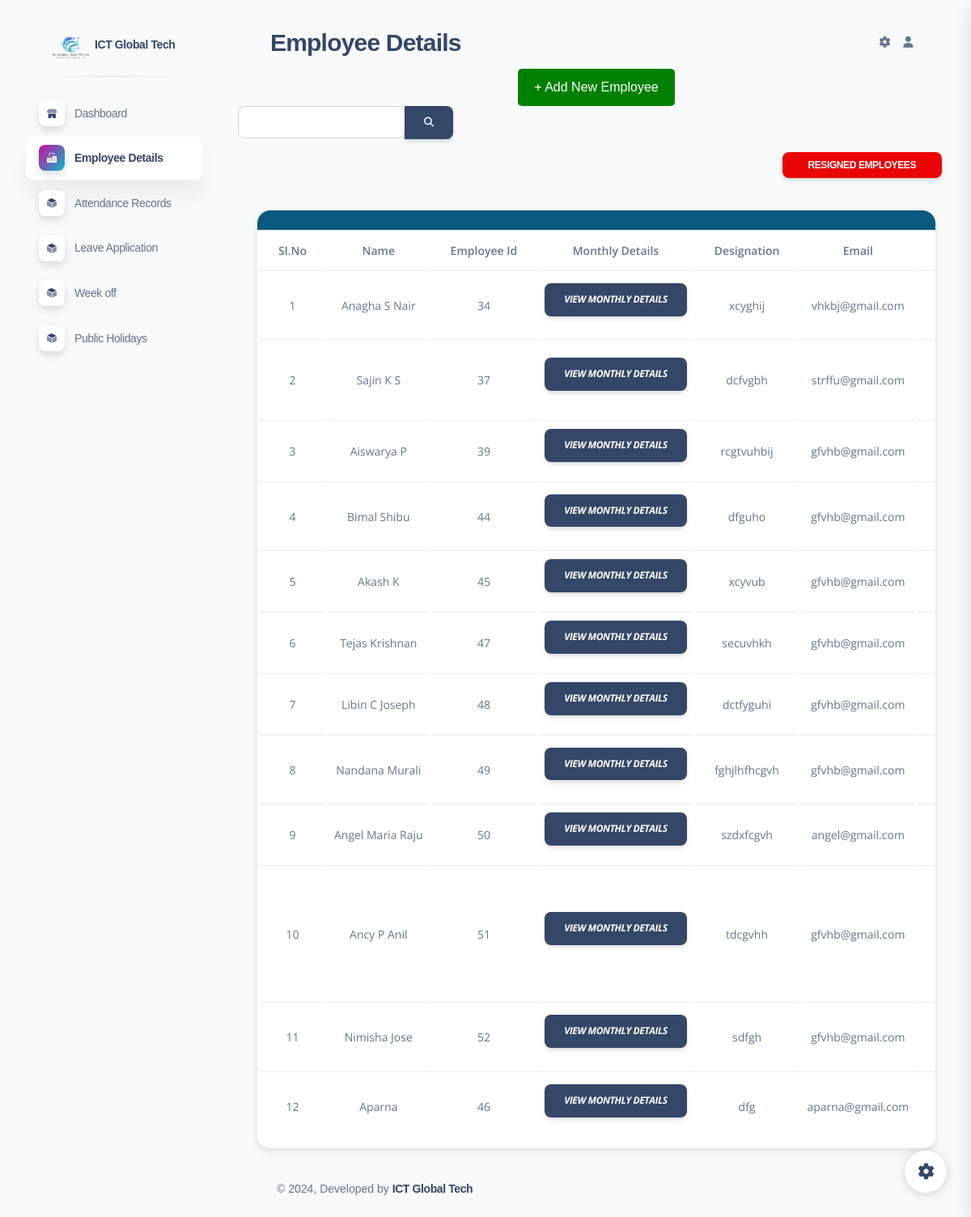
/employeedetails/, run on the app's committed database.
### attendance_app/models.py (models this page shows)
class regmodel(models.Model):
    name=models.CharField(max_length=30)
    employeeid=models.CharField(max_length=30)
    designation=models.CharField(max_length=30)
    email=models.EmailField()
    bloodgroup=models.CharField(max_length=10)
    phonenumber=models.IntegerField()
    dateofbirth=models.CharField(max_length=30)
    joiningdate=models.CharField(max_length=30)
    image=models.FileField(upload_to='attendance_app/static')
    accountnumber=models.IntegerField()
    bankname=models.CharField(max_length=100)
    branch=models.CharField(max_length=30)
    ifsccode=models.IntegerField()
    salary=models.IntegerField()
    password=models.CharField(max_length=10)
    status = models.CharField(max_length=20, default='Active')
    logintime = models.CharField(max_length=20)
    address = models.CharField(max_length=1000)

### attendance_app/views.py (the view, shortened to what this page needs)
# urls.py: path('employeedetails/',views.employeedetails),
def employeedetails(request):
    a = regmodel.objects.filter(status__in=['Active', 'Inactive'])
    uid = []
    nme = []
    emid = []
    dsg = []
    eml = []
    blg = []
    phno = []
    db = []
    jnd = []
    img = []
    accno = []
    bknm = []
    brc = []
    ifs = []
    sl = []
    lgt = []
    adr = []
    s = []
    for i in a:
        id = i.id
        uid.append(id)
        nm = i.name
        nme.append(nm)
        eid = i.employeeid
        emid.append(eid)
        ds = i.designation
        dsg.append(ds)
        em = i.email
        eml.append(em)
        bg = i.bloodgroup
        blg.append(bg)
        phn = i.phonenumber
        phno.append(phn)
        dob = i.dateofbirth
        db.append(dob)
        jn = i.joiningdate
        jnd.append(jn)
        im = str(i.image).split('/')[-1]
        img.append(im)
        acno = i.accountnumber
        accno.append(acno)
        bnknm = i.bankname
        bknm.append(bnknm)
        br = i.branch
        brc.append(br)
        ifsc = i.ifsccode
        ifs.append(ifsc)
        sal = i.salary
        sl.append(sal)
        lg = i.logintime
        lgt.append(lg)
        add = i.address
        adr.append(add)
        sts= i.status
        s.append(sts)
    pair = zip(uid, nme, emid, dsg, eml, blg, phno, db, jnd, img, accno, bknm, brc, ifs, sl, lgt, adr, s)
    return render(request, 'employeedetails.html', {'a': pair})

### attendance_app/templates/employeedetails.html (shortened to what this page needs)
<!DOCTYPE html>
{%load static%}
<html lang="en">
<head>
  <link href=" /static/assets/css/nucleo-icons.css" rel="stylesheet" />
  <link href=" /static/assets/css/nucleo-svg.css" rel="stylesheet" />
  <link href=" /static/assets/css/nucleo-svg.css" rel="stylesheet" />
  <link id="pagestyle" href=" /static/assets/css/soft-ui-dashboard.css?v=1.0.7" rel="stylesheet" />
</head>
<body class="g-sidenav-show  bg-gray-100">
  <aside class="sidenav navbar navbar-vertical navbar-expand-xs border-0 border-radius-xl my-3 fixed-start ms-3 " id="sidenav-main">
    <div class="sidenav-header">
      <a class="navbar-brand m-0" href=" " target="_blank">
        <img src="  /static/ict logo.png " class="navbar-brand-img h-100" alt="main_logo">
        <span class="ms-1 font-weight-bold">ICT Global Tech</span>
      </a>
    </div>
    <hr class="horizontal dark mt-0">
    <div class="collapse navbar-collapse  w-auto " id="sidenav-collapse-main">
      <ul class="navbar-nav">
        <li class="nav-item">
          <a class="nav-link" href="/admindashboard/">
            <div class="icon icon-shape icon-sm shadow border-radius-md bg-white text-center me-2 d-flex align-items-center justify-content-center">
            </div>
            <span class="nav-link-text ms-1">Dashboard</span>
          </a>
        </li>
        <li class="nav-item">
          <a class="nav-link active" href="/employeedetails/">
            <div class="icon icon-shape icon-sm shadow border-radius-md bg-white text-center me-2 d-flex align-items-center justify-content-center">
            </div>
            <span class="nav-link-text ms-1">Employee Details</span>
          </a>
        </li>
        <li class="nav-item">
          <a class="nav-link  " href="/display_attendance/">
            <div class="icon icon-shape icon-sm shadow border-radius-md bg-white text-center me-2 d-flex align-items-center justify-content-center">
            </div>
            <span class="nav-link-text ms-1">Attendance Records</span>
          </a>
        </li>
        <li class="nav-item">
          <a class="nav-link  " href="/leavedisplay/">
            <div class="icon icon-shape icon-sm shadow border-radius-md bg-white text-center me-2 d-flex align-items-center justify-content-center">
            </div>
            <span class="nav-link-text ms-1">Leave Application</span>
          </a>
        </li>
        <li class="nav-item">
          <a class="nav-link  " href="/weekoff/">
            <div class="icon icon-shape icon-sm shadow border-radius-md bg-white text-center me-2 d-flex align-items-center justify-content-center">
            </div>
            <span class="nav-link-text ms-1">Week off</span>
          </a>
        </li>
        <li class="nav-item">
          <a class="nav-link  " href="/publicholidays/">
            <div class="icon icon-shape icon-sm shadow border-radius-md bg-white text-center me-2 d-flex align-items-center justify-content-center">
            </div>
            <span class="nav-link-text ms-1">Public Holidays</span>
          </a>
        </li>
  </aside>
  <main class="main-content position-relative max-height-vh-100 h-100 border-radius-lg ">
    <nav class="navbar navbar-main navbar-expand-lg px-0 mx-4 shadow-none border-radius-xl" id="navbarBlur" navbar-scroll="true">
      <div class="container-fluid py-1 px-3">
        <nav aria-label="breadcrumb">
          <h3 class="font-weight-bolder mb-0">Employee Details</h3>
        </nav>
        <div class="collapse navbar-collapse mt-sm-0 mt-2 me-md-0 me-sm-4" id="navbar">
          <ul class="navbar-nav  justify-content-end">
            <li class="nav-item px-3 d-flex align-items-center">
              <a href="javascript:;" class="nav-link text-body p-0">
                <i class="fa fa-cog fixed-plugin-button-nav cursor-pointer"></i>
              </a>
            </li>
            <li class="nav-item dropdown pe-2 d-flex align-items-center">
              <a href="javascript:;" class="nav-link text-body p-0" id="dropdownMenuButton" data-bs-toggle="dropdown" aria-expanded="false">
                <i class="fa fa-user me-sm-1"></i>
              </a>
            </li>
          </ul>
        </div>
      </div>
    </nav>
    <button id="addEmployeeBtn" onclick="redirectToRegisterPage()">+ Add New Employee</button>
<div class="input-group">
    <div class="form-outline" data-mdb-input-init>
        <input type="search" id="form1" class="form-control" />
    </div>
    <button type="button" id="searchButton" class="btn btn-dark" data-mdb-ripple-init>
        <i class="fas fa-search"></i>
    </button>
</div>
      <div class="mx-1 col me-3 d-flex justify-content-end">
        <a href="/resigned_employees/">
            <button class="btn btn-danger btn-sm" data-toggle="modal" data-target="#weekOffModal">
                 Resigned employees
            </button>
        </a>
    </div>
      <div class="container-fluid py-4">
        <div class="row">
          <div class="col-12">
            <div class="card mb-4">
              <div class="card-header pb-0">
              </div>
              <div class="card-body px-0 pt-0 pb-2">
                <div class="table-responsive p-0">
                  <table class="table align-items-center mb-0">
                    <thead>
                        <tr>
                            <th>Sl.no</th>
                            <th>Name</th>
                            <th>Employee id</th>
                            <th>Monthly Details</th>
                            <th>Designation</th>
                            <th>Email</th>
                            <th>Blood group</th>
                        </tr>
                    </thead>
                    <tbody>
                        {% for i,j,k,l,m,n,o,p,q,r,s,t,u,v,w,x,y,z in a %}
                        <tr>
                            <td>{{ forloop.counter }}</td>
                            <td>{{ j }}</td>
                            <td>{{ k }}</td>
                            <td>
                                <a href="/calendar/{{ k }}" class="btn btn-dark">
                                    <i class="zmdi zmdi-edit">View Monthly Details</i>
                                </a>
                            </td>
                            <td>{{ l }}</td>
                            <td>{{ m }}</td>
                            <td>{{ n }}</td>
                        </tr>
                        {% endfor %}
                    </tbody>
                </table>
                </div>
              </div>
            </div>
          </div>
        </div>
      <footer class="footer pt-3  ">
        <div class="container-fluid">
          <div class="row align-items-center justify-content-lg-between">
            <div class="col-lg-6 mb-lg-0 mb-4">
              <div class="copyright text-center text-sm text-muted text-lg-start">
                © ,
                Developed by
                <a href="https://ictglobaltech.com" class="font-weight-bold" target="_blank">ICT Global Tech</a>
              </div>
            </div>
          </div>
        </div>
      </footer>
    </div>
  </main>
  <div class="fixed-plugin">
    <a class="fixed-plugin-button text-dark position-fixed px-3 py-2">
      <i class="fa fa-cog py-2"> </i>
    </a>
  </div>
</body>
</html>

### attendance_app/static/assets/css/nucleo-svg.css (style rules this page uses)
.icon { display: inline-block; color: #111111; height: 1em; width: 1em; }
.icon-sm { height: 0.8em; width: 0.8em; }
.icon { fill: currentColor; stroke: none; }

### attendance_app/templates/employeedetails.html (style rules this page uses)
body { font-family: Arial, sans-serif; text-align: center; margin: 20px; }
button { padding: 10px 20px; font-size: 16px; cursor: pointer; background-color: green; color: white; border: none; border-radius: 5px; }
body { background-color: #f8f9fa; }
.card { border-radius: 15px; box-shadow: 0 4px 8px rgba(0, 0, 0, 0.1); }
.card-header { background-color: #0a5880; color: #ffffff; border-bottom: 1px solid #dee2e6; border-top-left-radius: 15px; border-top-right-radius: 15px; }
.table th, .table td { font-size: 14px; }

### data on the page
regmodel: a "Anagha S Nair", a "34", a "xcyghij", a "vhkbj@gmail.com"
regmodel: a "Sajin K S", a "37", a "dcfvgbh", a "strffu@gmail.com"
regmodel: a "Aiswarya P", a "39", a "rcgtvuhbij", a "gfvhb@gmail.com"
regmodel: a "Bimal Shibu", a "44", a "dfguho", a "gfvhb@gmail.com"
regmodel: a "Akash K", a "45", a "xcyvub", a "gfvhb@gmail.com"
regmodel: a "Tejas Krishnan", a "47", a "secuvhkh", a "gfvhb@gmail.com"
regmodel: a "Libin C Joseph", a "48", a "dctfyguhi", a "gfvhb@gmail.com"
regmodel: a "Nandana Murali", a "49", a "fghjlhfhcgvh", a "gfvhb@gmail.com"
regmodel: a "Angel Maria Raju", a "50", a "szdxfcgvh", a "angel@gmail.com"
regmodel: a "Ancy P Anil", a "51", a "tdcgvhh", a "gfvhb@gmail.com"
regmodel: a "Nimisha Jose", a "52", a "sdfgh", a "gfvhb@gmail.com"
regmodel: a "Aparna", a "46", a "dfg", a "aparna@gmail.com"
